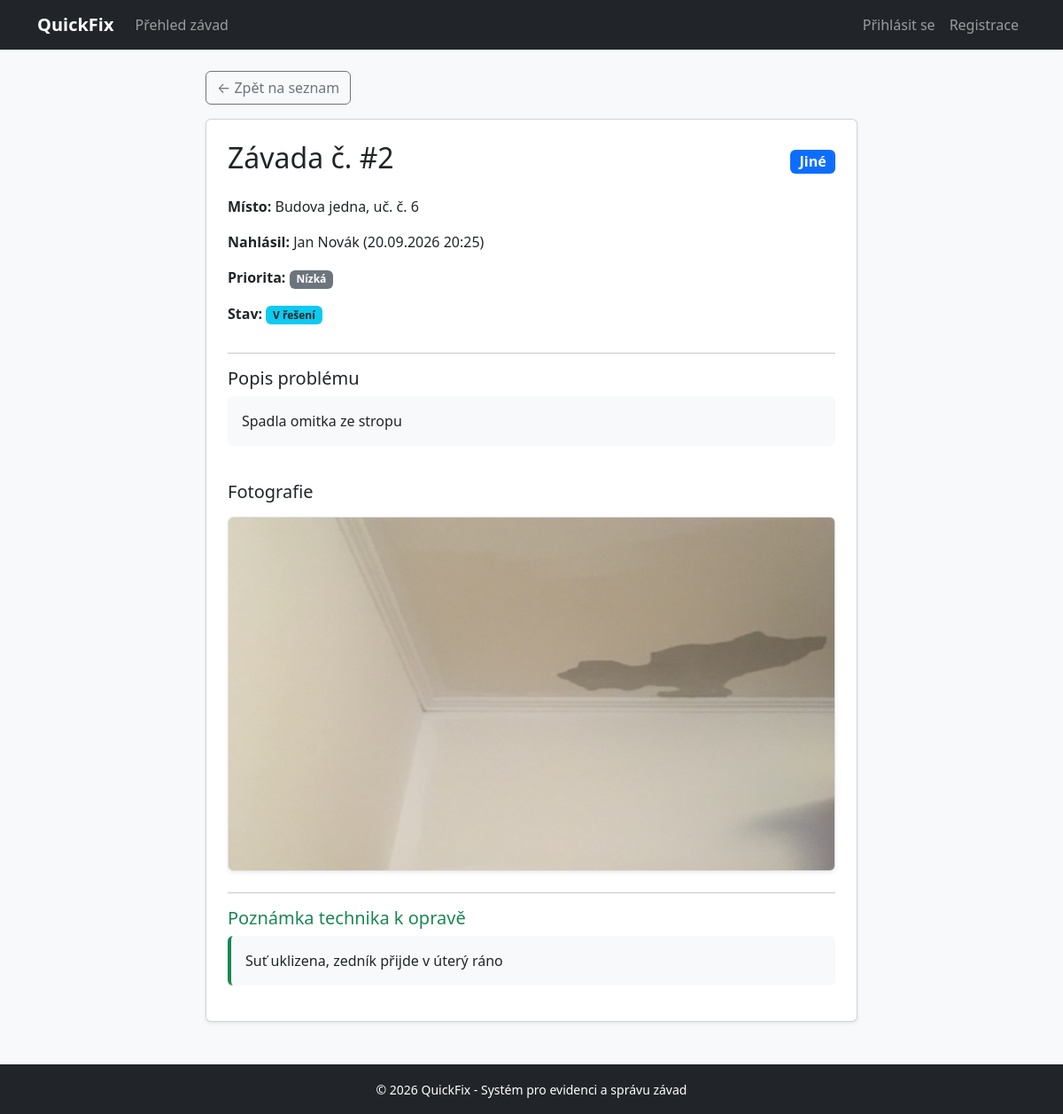
Screenshot of /detail.php?id=2 with the database file from the repository.
### tables this page shows
CREATE TABLE `zavady` (
  `id` int(11) NOT NULL,
  `uzivatel_id` int(11) NOT NULL,
  `kategorie_id` int(11) NOT NULL,
  `popis` text NOT NULL,
  `misto` varchar(255) NOT NULL,
  `priorita` enum('Nízká','Střední','Vysoká') DEFAULT 'Střední',
  `stav` enum('Nahlášeno','V řešení','Opraveno') DEFAULT 'Nahlášeno',
  `fotografie` varchar(255) DEFAULT NULL,
  `poznamka_technika` text DEFAULT NULL,
  `vytvoreno` timestamp NOT NULL DEFAULT current_timestamp()
);

CREATE TABLE `kategorie` (
  `id` int(11) NOT NULL,
  `nazev` varchar(100) NOT NULL
);

CREATE TABLE `uzivatele` (
  `id` int(11) NOT NULL,
  `jmeno` varchar(100) NOT NULL,
  `email` varchar(150) NOT NULL,
  `heslo` varchar(255) NOT NULL,
  `role` enum('registrovaný','admin') DEFAULT 'registrovaný',
  `vytvoreno` timestamp NOT NULL DEFAULT current_timestamp()
);

### detail.php (the view, shortened to what this page needs)
<?php
require_once 'includes/db.php';
require_once 'includes/header.php';
$id = $_GET['id'] ?? 0;
$stmt = $pdo->prepare("SELECT z.*, k.nazev AS kategorie_nazev, u.jmeno AS autor
                       FROM zavady z
                       JOIN kategorie k ON z.kategorie_id = k.id
                       JOIN uzivatele u ON z.uzivatel_id = u.id
                       WHERE z.id = ?");
$stmt->execute([$id]);
$zavada = $stmt->fetch();
?>
<div class="row justify-content-center">
    <div class="col-md-8">
        <a href="index.php" class="btn btn-outline-secondary mb-3">&larr; Zpět na seznam</a>
        <div class="card shadow-sm p-4 bg-white">
            <div class="d-flex justify-content-between align-items-center mb-3">
                <h2>Závada č. #<?= $zavada['id'] ?></h2>
                <span class="badge bg-primary fs-6"><?= htmlspecialchars($zavada['kategorie_nazev']) ?></span>
            </div>
            <p><strong>Místo:</strong> <?= htmlspecialchars($zavada['misto']) ?></p>
            <p><strong>Nahlásil:</strong> <?= htmlspecialchars($zavada['autor']) ?> (<?= date('d.m.Y H:i', strtotime($zavada['vytvoreno'])) ?>)</p>
            <p><strong>Priorita:</strong> <span class="badge bg-secondary"><?= $zavada['priorita'] ?></span></p>
            <p><strong>Stav:</strong> <span class="badge bg-info text-dark"><?= $zavada['stav'] ?></span></p>
            <hr>
            <h5>Popis problému</h5>
            <p class="bg-light p-3 rounded"><?= nl2br(htmlspecialchars($zavada['popis'])) ?></p>
            <?php if ($zavada['fotografie']): ?>
                <h5 class="mt-4">Fotografie</h5>
                <img src="uploads/<?= htmlspecialchars($zavada['fotografie']) ?>" class="img-fluid rounded border shadow-sm my-2" style="max-height: 400px;" alt="Foto závady">
            <?php endif; ?>
            <?php if ($zavada['poznamka_technika']): ?>
                <hr>
                <h5 class="text-success">Poznámka technika k opravě</h5>
                <p class="bg-light p-3 rounded border-start border-success border-4"><?= nl2br(htmlspecialchars($zavada['poznamka_technika'])) ?></p>
            <?php endif; ?>
        </div>
    </div>
</div>
<?php require_once 'includes/footer.php'; ?>

### includes/header.php (shortened to what this page needs)
<!DOCTYPE html>
<html lang="cs">
<head>
    <link href="https://cdn.jsdelivr.net/npm/bootstrap@5.3.3/dist/css/bootstrap.min.css" rel="stylesheet">
</head>
<body class="bg-light">
<nav class="navbar navbar-expand-lg navbar-dark bg-dark mb-4">
  <div class="container">
    <a class="navbar-brand fw-bold" href="index.php">QuickFix</a>
    <div class="collapse navbar-collapse" id="navbarNav">
      <ul class="navbar-nav me-auto">
        <li class="nav-item">
          <a class="nav-link" href="index.php">Přehled závad</a>
        </li>
      </ul>
      <ul class="navbar-nav">
        <?php if (isset($_SESSION['user_id'])): ?>
            <li class="nav-item">
              <span class="navbar-text me-3">Přihlášen: <strong><?= htmlspecialchars($_SESSION['user_jmeno']) ?></strong></span>
            </li>
            <li class="nav-item">
              <a class="btn btn-outline-light btn-sm" href="logout.php">Odhlásit se</a>
            </li>
        <?php else: ?>
            <li class="nav-item">
              <a class="nav-link" href="login.php">Přihlásit se</a>
            </li>
            <li class="nav-item">
              <a class="nav-link" href="register.php">Registrace</a>
            </li>
        <?php endif; ?>
      </ul>
    </div>
  </div>
</nav>
<div class="container">

### includes/footer.php (shortened to what this page needs)
</div>
<footer class="bg-dark text-white text-center py-3 mt-5">
    <div class="container">
        <small>&copy; <?= date('Y') ?> QuickFix - Systém pro evidenci a správu závad</small>
    </div>
</footer>
</body>
</html>

### rows the page displays
zavady: id "2", kategorie.nazev "Jiné", misto "Budova jedna, uč. č. 6", uzivatel.jmeno "Jan Novák", vytvoreno "20.09.2026 20:25", priorita "Nízká", stav "V řešení", popis "Spadla omitka ze stropu", fotografie (picture), poznamka_technika "Suť uklizena, zedník přijde v úterý ráno"
